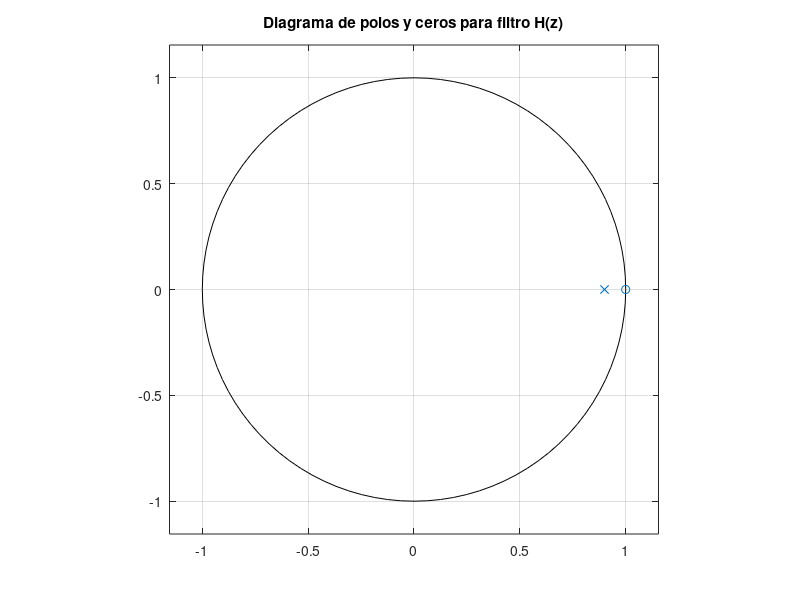
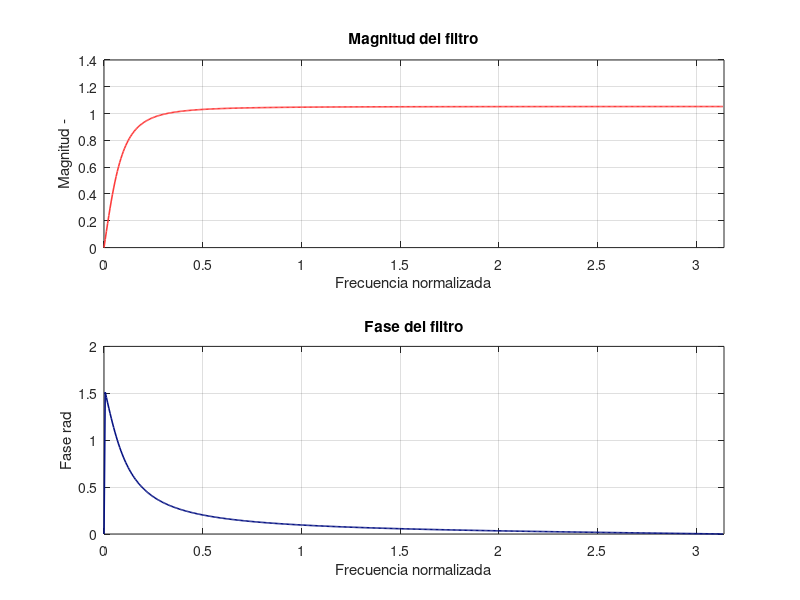

These figures' MATLAB source, in order: (Note: this script raises an error after producing the figures.)
%% Funcion de transferencia
clc, clear, close all;
plotPath = "../plots/";
name = "1_zp_diag";
figure 
	poles = [0.9];
	zeros = [1];
	zplane(zeros,poles)
	title("Diagrama de polos y ceros para filtro H(z)")
	grid on
cfg.PaperPositionMode = 'auto';
print(plotPath+name,'-dpdf','-bestfit');

%% Diagrama de magnitud y fase
clc, clear, close all;
Colors = [  hex2dec('fd') hex2dec('3c') hex2dec('3c');
            hex2dec('06') hex2dec('12') hex2dec('83');
            hex2dec('ff') hex2dec('b7') hex2dec('4c');
            hex2dec('13') hex2dec('8d') hex2dec('90');
            hex2dec('00') hex2dec('00') hex2dec('00')]/255;
plotPath = "../plots/";
name = "1_mag_phase";
num = [1 -1];
den = [1 -0.9];
[h,w] = freqz(num, den);
figure
	subplot(2,1,1)
		plot(w,abs(h),"color",Colors(1,:),"linewidth",1.15)
		title("Magnitud del filtro")
		xlabel("Frecuencia normalizada")
		ylabel("Magnitud -")
		grid on
		xlim([0,pi])
	subplot(2,1,2)
		plot(w,unwrap(angle(h)),"color",Colors(2,:),"linewidth",1.15)
		title("Fase del filtro")
		xlabel("Frecuencia normalizada")
		ylabel("Fase rad")
		grid on
		xlim([0,pi])
cfg.PaperPositionMode = 'auto';
print(plotPath+name,'-dpdf','-bestfit');

%% Filtro evaluado en pi/6
clc, clear, close all;
e_term = exp(j*pi/6);
Gn = 0.95;
num = e_term - 1;
den = e_term - 0.9;
H_e = Gn*num/den;

%% Filtraje electrocardiograma
clc, clear, close all;
Colors = [  hex2dec('fd') hex2dec('3c') hex2dec('3c');
            hex2dec('06') hex2dec('12') hex2dec('83');
            hex2dec('ff') hex2dec('b7') hex2dec('4c');
            hex2dec('13') hex2dec('8d') hex2dec('90');
            hex2dec('00') hex2dec('00') hex2dec('00')]/255;
plotPath = "../plots/";
ecg = load("../rsrc/ecg2x60.dat");
fs = 200; 
fr = 60;
X = fftshift(fft(ecg));
w = 2*pi*([0:1:length(ecg)-1] - length(ecg)/2)/length(ecg);
name = "ecg_time_freq";
figure
	subplot(3,1,1)
		plot([0:1:length(ecg)-1], ecg,"color",Colors(1,:),"linewidth",1.15)
		xlabel("Muestras")
		ylabel("Amplitud")
		title("ECG muestreado")
		axis tight
		grid on
	subplot(3,1,2)
		plot(w,db(X),"color",Colors(2,:),"linewidth",1.15)
		xlabel("Frecuencia normalizada")
		ylabel("Magnitud dB")
		title("Magnitud del espectro de la señal")
		grid on
		axis tight
	subplot(3,1,3)
		plot(w,unwrap(angle(X)),"color",Colors(3,:),"linewidth",1.15)
		xlabel("Frecuencia normalizada")
		ylabel("Fase rad")
		title("Fase del espectro de la señal")
		grid on
		axis tight
cfg.PaperPositionMode = 'auto';
print(plotPath+name,'-dpdf','-bestfit');
%% Filtro 2 ceros, 2 polos en cero
close all;
num  = [1 -2*cos(0.6*pi) 1];
den  = [1 0 0];
x_0 = filter(num,den,ecg);
% Analisis filtro
[h,w] = freqz(num, den);
name = "ecg_poles_0";
figure
	subplot(2,1,1)
		plot(w,db(h),"color",Colors(1,:),"linewidth",1.15)
		title("Magnitud del filtro")
		xlabel("Frecuencia normalizada")
		ylabel("Magnitud -")
		grid on
		xlim([0,pi])
	subplot(2,1,2)
		plot(w,unwrap(angle(h)),"color",Colors(2,:),"linewidth",1.15)
		title("Fase del filtro")
		xlabel("Frecuencia normalizada")
		ylabel("Fase rad")
		grid on
		xlim([0,pi])
cfg.PaperPositionMode = 'auto';
print(plotPath+name,'-dpdf','-bestfit');

% Resultado de filtraje
ecg_f_0 = filter(num, den, ecg);
X_f_0 = fftshift(fft(ecg_f_0));
w = 2*pi*([0:1:length(ecg_f_0)-1] - length(ecg_f_0)/2)/length(ecg_f_0);
name = "ecg_poles_0_filtered";
figure
	subplot(3,1,1)
		plot([0:1:length(ecg_f_0)-1], ecg_f_0,"color",Colors(3,:),"linewidth",1.15)
		xlabel("Muestras")
		ylabel("Amplitud")
		title("ECG muestreado - F1")
		axis tight
		grid on
	subplot(3,1,2)
		plot(w,db(X_f_0),"color",Colors(4,:),"linewidth",1.15)
		xlabel("Frecuencia normalizada")
		ylabel("Magnitud dB")
		title("Magnitud del espectro de la señal")
		grid on
		axis tight
	subplot(3,1,3)
		plot(w,unwrap(angle(X_f_0)),"color",Colors(5,:),"linewidth",1.15)
		xlabel("Frecuencia normalizada")
		ylabel("Fase rad")
		title("Fase del espectro de la señal")
		grid on
		axis tight
cfg.PaperPositionMode = 'auto';
print(plotPath+name,'-dpdf','-bestfit');

name = "egc_f_0_comparative";
figure
	plot([0:1:length(ecg)-1], ecg,"color",Colors(1,:),"linewidth",1.15)
	xlabel("Muestras")
	ylabel("Amplitud")
	title("Comparacion resultados")
	axis tight
	grid on
	hold on
	plot([0:1:length(ecg_f_0)-1], ecg_f_0,"color",Colors(2,:),"linewidth",1.15)
	hold off
	legend(["Señal original", "Señal filtrada"]);
cfg.PaperPositionMode = 'auto';
print(plotPath+name,'-dpdf','-bestfit');

%% Filtro 2 ceros, 2 polos
close all;
num  = [1 -2*cos(0.6*pi) 1];
r = [0.8, 0.9, 0.99];
r_l = ["08","09","099"];
cont = 0
for i = r
	cont = cont + 1;
	den  = [1 -2*cos(0.6*pi)*i i*i];
	x_i = filter(num,den,ecg);
	% Analisis filtro
	[h,w] = freqz(num, den);
	name = "ecg_poles_2"+r_l(cont);
	figure
		sgtitle("Filtro con r = "+num2str(i)) 
		subplot(2,1,1)
			plot(w,db(h),"color",Colors(1,:),"linewidth",1.15)
			title("Magnitud del filtro")
			xlabel("Frecuencia normalizada")
			ylabel("Magnitud dB")
			grid on
			xlim([0,pi])
		subplot(2,1,2)
			plot(w,unwrap(angle(h)),"color",Colors(2,:),"linewidth",1.15)
			title("Fase del filtro")
			xlabel("Frecuencia normalizada")
			ylabel("Fase rad")
			grid on
			xlim([0,pi])
	cfg.PaperPositionMode = 'auto';
	print(plotPath+name,'-dpdf','-bestfit');
end

% Resultado de filtraje
ecg_f_2 = filter(num, den, ecg);
X_f_2 = fftshift(fft(ecg_f_2));
w = 2*pi*([0:1:length(ecg_f_2)-1] - length(ecg_f_2)/2)/length(ecg_f_2);
name = "ecg_poles_2_filtered_r_099";
figure
	subplot(3,1,1)
		plot([0:1:length(ecg_f_2)-1], ecg_f_2,"color",Colors(1,:),"linewidth",1.15)
		xlabel("Muestras")
		ylabel("Amplitud")
		title("ECG muestreado - F2")
		axis tight
		grid on
	subplot(3,1,2)
		plot(w,db(X_f_2),"color",Colors(2,:),"linewidth",1.15)
		xlabel("Frecuencia normalizada")
		ylabel("Magnitud dB")
		title("Magnitud del espectro de la señal")
		grid on
		axis tight
	subplot(3,1,3)
		plot(w,unwrap(angle(X_f_2)),"color",Colors(3,:),"linewidth",1.15)
		xlabel("Frecuencia normalizada")
		ylabel("Fase rad")
		title("Fase del espectro de la señal")
		grid on
		axis tight
cfg.PaperPositionMode = 'auto';
print(plotPath+name,'-dpdf','-bestfit');

% Grafico resultante 0.99

name = "egc_f_2_comparative";
figure
	plot([0:1:length(ecg)-1], ecg,"color",Colors(1,:),"linewidth",1.15)
	xlabel("Muestras")
	ylabel("Amplitud")
	title("Comparacion resultados")
	axis tight
	grid on
	hold on
	plot([0:1:length(ecg_f_2)-1], ecg_f_2,"color",Colors(2,:),"linewidth",1.15)
	hold off
	legend(["Señal original", "Señal filtrada"]);
cfg.PaperPositionMode = 'auto';
print(plotPath+name,'-dpdf','-bestfit');

%% ECG_LFN
clc, clear, close all;
ecg = load("../rsrc/ecg_lfn.dat")
